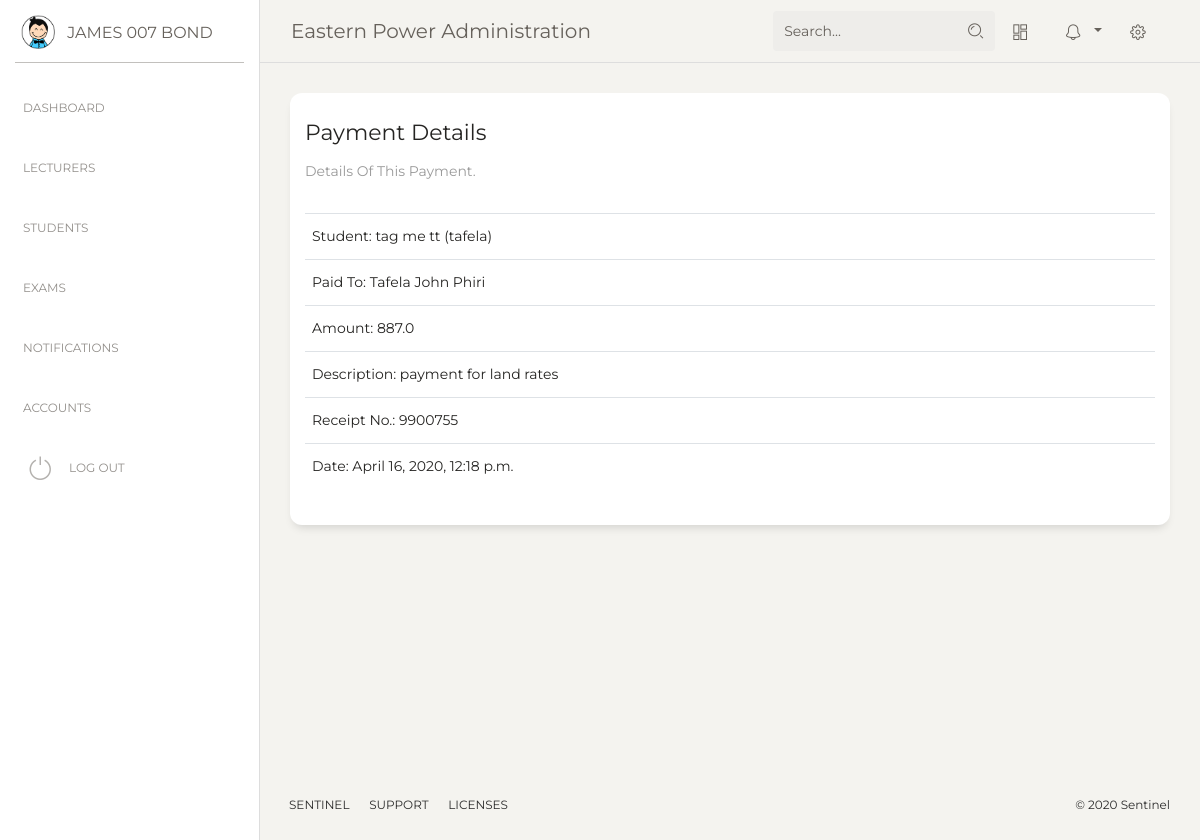
/administrator/accounts/payments/8/ (signed in), run on the app's committed database.
### headway/models.py (models this page shows, shortened)
class User(AbstractUser):
    username_validator = UnicodeUsernameValidator()
    username = models.CharField(
        _('username'),
        max_length=150,
        unique=True,
        help_text=_('Enter a Student ID for student Accounts or Email for lecturer Accounts.'),
        validators=[username_validator],
        error_messages={
            'unique': _("A user with that username already exists."),
        },
    )
    email = models.EmailField(_('email address'), blank=True, unique=True)
    middle_name = models.CharField(max_length=50, blank=True, null=True)
    is_student = models.BooleanField(default=True)
    is_lecturer = models.BooleanField(default=False)
    is_admin = models.BooleanField(default=False)
    institution = models.ForeignKey(Institution, on_delete=models.CASCADE, null=True)
    USERNAME_FIELD = 'username'
    REQUIRED_FIELDS = ['email']
    def get_full_name(self):
        if self.middle_name:
            full_name = '%s %s %s' % (self.first_name, self.middle_name, self.last_name)
        else:
            full_name = '%s %s' % (self.first_name, self.last_name)
        return full_name
    def __str__(self):
        return self.get_full_name()

class Institution(models.Model):
    name = models.CharField(max_length=100, help_text='Enter Institution Name')
    active_subscription = models.BooleanField(default=True)
    subscription_type = models.CharField(max_length=1)  # add choices
    subscription_start = models.DateField(auto_created=True, auto_now_add=True)
    subscription_end = models.DateField()
    short_name = models.CharField(max_length=10, default='INSTITUTE', help_text='Enter A Short Abbreviation Of'
                                                                                'Your Institutes Name '
                                                                                '(10 Characters Max.)')

class PersonalDetails(models.Model):
    province = models.CharField(max_length=100, blank=True, null=True)
    district = models.CharField(max_length=100, blank=True, null=True)
    town = models.CharField(max_length=100, blank=True, null=True)
    home_address = models.CharField(max_length=100, blank=True, null=True)
    phone = models.CharField(max_length=15, blank=True, null=True)
    birthday = models.DateField(verbose_name='Date of Birth', blank=True, null=True)
    marital_status = models.CharField(max_length=1, choices=MARRIED, blank=True, null=True)
    nrc_number = models.CharField(max_length=15, blank=True, null=True)
    class Meta:
        abstract = True

class Student(PersonalDetails):
    user = models.OneToOneField(User, on_delete=models.CASCADE)
    picture = models.ImageField(null=True, blank=True, default='no-img.png')
    program = models.ForeignKey(Program, on_delete=models.SET_NULL, null=True)
    guardian = models.OneToOneField(Guardian, on_delete=models.SET_NULL, null=True, blank=True)
    courses = models.ManyToManyField(Course, related_name='courses', blank=True, through=CourseRegister)
    year = models.IntegerField(choices=YEARS, default=1)
    semester = models.IntegerField(choices=SEMESTER, default=1)
    exams = models.ManyToManyField('Exam', related_name='students', through='ExamRegister')
    is_active = models.BooleanField(default=True) # for pursose of students that left the school but can still login
    def __str__(self):
        return str(self.user) + '  (' + str(self.user.username) + ')'

### administrator/models.py (models this page shows, shortened)
class Payments(models.Model):
    institution = models.ForeignKey(Institution, on_delete=models.CASCADE)
    student = models.ForeignKey(Student, on_delete=models.CASCADE)
    paid_to = models.ForeignKey(User, on_delete=models.CASCADE)
    amount = models.FloatField()
    description = models.CharField(max_length=200)
    receipt_no = models.CharField(max_length=120)
    date = models.DateTimeField(auto_created=True, auto_now=True)

### administrator/views.py (the view)
# urls.py: path('accounts/payments/<int:pk>/', views.PaymentDetails.as_view(), name='payment_details'),
class PaymentDetails(DetailView):
    template_name = 'administrator/payment_details.html'
    model = Payments
    context_object_name = 'payment'

### templates/administrator/payment_details.html (shortened to what this page needs)
{% extends 'administrator/base.html' %}
{% block content %}
    <div class="row">
          <div class="col-lg-12">
            <div class="card ">
              <div class="card-header ">
                <h5 class="card-title">Payment Details</h5>
                <p class="card-category">Details Of This Payment.</p>
              </div>
                <div class="card-body">
                        <div class="table-responsive">
                          <table class="table">
                            <tbody>
                              <tr>
                                <td>
                                  Student: {{ payment.student }}
                                </td>
                              </tr>
                              <tr>
                                <td>
                                  Paid To: {{ payment.paid_to }}
                                </td>
                              </tr>
                              <tr>
                                <td>
                                  Amount: {{ payment.amount}}
                                </td>
                              </tr>
                              <tr>
                                  <td>
                                  Description: {{ payment.description}}
                                </td>
                              </tr>
                              <tr>
                                  <td>
                                  Receipt No.: {{ payment.receipt_no}}
                                </td>
                              </tr>
                              <tr>
                                  <td>
                                  Date: {{ payment.date}}
                                </td>
                              </tr>
                            </tbody>
                          </table>
                        </div>
                </div>
            </div>
          </div>
        </div>
{% endblock content %}

### templates/administrator/base.html (shortened to what this page needs)
{% load static %}
<!DOCTYPE html>
<html lang="en">
<head>
  <link href="https://maxcdn.bootstrapcdn.com/font-awesome/latest/css/font-awesome.min.css" rel="stylesheet">
  <link href="{% static 'assets/css/bootstrap.min.css' %}" rel="stylesheet" />
  <link href="{% static 'assets/css/paper-dashboard.css' %}" rel="stylesheet" />
</head>
<body class="">
  <div class="wrapper ">
    <div class="sidebar" data-color="white" data-active-color="danger">
      <div class="logo">
        <a href="#" class="simple-text logo-mini">
          <div class="logo-image-small">
            <img src="{% static 'assets/img/logo-small.png' %}">
          </div>
        </a>
        <a href="#" class="simple-text logo-normal">
          {{ request.user}}
        </a>
      </div>
    <!-- loading urls for purpose of showing active tubs
    {% url 'administrator:dash' as dash_dir %} {% url 'administrator:lecturers' as lecturers_dir %}
        {% url 'administrator:students' as students_dir %} {% url 'administrator:exams' as exams_dir %}
    {% url 'administrator:notifications' as notifications_dir %} {% url 'administrator:accounts' as accounts_dir %}-->
      <div class="sidebar-wrapper">
        <ul class="nav">
          <li{% if request.path == dash_dir %} class="active" {% endif%} >
                  <a href="{% url 'administrator:dash' %}">
              <p>Dashboard</p>
            </a>
          </li>
          <li {% if request.path == lecturers_dir %} class="active"{% endif %}>
            <a href="{% url 'administrator:lecturers' %}">
              <p>Lecturers</p>
            </a>
          </li>
          <li {% if request.path == students_dir %} class="active"{% endif %}>
            <a href="{% url 'administrator:students' %}">
              <p>Students</p>
            </a>
          </li>
          <li {% if request.path == exams_dir %} class="active"{% endif %}>
            <a href="{% url 'administrator:exams' %}">
              <p>Exams</p>
            </a>
          </li>
          <li {% if request.path == notifications_dir %}class="active"{% endif %}>
            <a href="{% url 'administrator:notifications' %}">
              <p>Notifications</p>
            </a>
          </li>
        <li {% if request.path == accounts_dir %}class="active"{% endif %}>
            <a href="{% url 'administrator:accounts' %}">
              <p>Accounts</p>
            </a>
          </li>
          <li class="active-pro">
            <a href="{% url 'logout' %}">
              <i class="nc-icon nc-button-power"></i>
              <p>Log Out</p>
            </a>
          </li>
        </ul>
      </div>
    </div>
    <div class="main-panel">
      <nav class="navbar navbar-expand-lg navbar-absolute fixed-top navbar-transparent">
        <div class="container-fluid">
          <div class="navbar-wrapper">
            <a class="navbar-brand" href="{% url 'administrator:institution_details' pk=request.user.institution.pk%}">
                {{ request.user.institution.name }} Administration</a>
          </div>
          <div class="collapse navbar-collapse justify-content-end" id="navigation">
            <form method="get" action="{% url 'headway:search' %}">
              <div class="input-group no-border">
                <input type="text" value="{{ request.GET.q }}" class="form-control" placeholder="Search..." name="q">
                <div class="input-group-append">
                  <div class="input-group-text">
                    <i class="nc-icon nc-zoom-split"></i>
                  </div>
                </div>
              </div>
            </form>
            <ul class="navbar-nav">
              <li class="nav-item">
                <a class="nav-link btn-magnify" href="#">
                  <i class="nc-icon nc-layout-11"></i>
                </a>
              </li>
              <li class="nav-item btn-rotate dropdown">
                <a class="nav-link dropdown-toggle" href="http://example.com" id="navbarDropdownMenuLink" data-toggle="dropdown" aria-haspopup="true" aria-expanded="false">
                  <i class="nc-icon nc-bell-55"></i>
                </a>
              </li>
              <li class="nav-item">
                <a class="nav-link btn-rotate" href="#">
                  <i class="nc-icon nc-settings-gear-65"></i>
                </a>
              </li>
            </ul>
          </div>
        </div>
      </nav>
      <div class="content">
          {% block content %}
          {% endblock %}
      </div>
      <footer class="footer footer-black  footer-white ">
        <div class="container-fluid">
          <div class="row">
            <nav class="footer-nav">
              <ul>
                <li>
                  <a href="#" target="_blank">Sentinel</a>
                </li>
                <li>
                  <a href="#" target="_blank">Support</a>
                </li>
                <li>
                  <a href="#" target="_blank">Licenses</a>
                </li>
              </ul>
            </nav>
            <div class="credits ml-auto">
              <span class="copyright">
                ©
                 Sentinel
              </span>
            </div>
          </div>
        </div>
      </footer>
    </div>
  </div>
</body>
</html>

### data on the page
User: user "JAMES 007 BOND", user.institution.name "Eastern Power"
Payments: student "tag me tt (tafela)", paid_to "Tafela John Phiri", amount "887.0", description "payment for land rates", receipt_no "9900755", date "April 16, 2020, 12:18 p.m."
